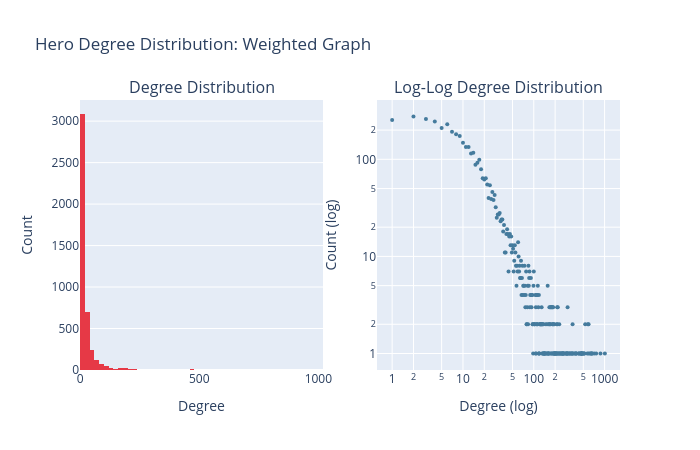

Source (notebook cell):
### Markdown cell above
#### Part 4.1: Degree Distribution 

These results were explore how connected are heroes in this network? This histogram below shows the full degree distribution, and the log-log plot reveals whether the network follows a scale-free pattern, meaning a small number heroes have vastly more connections than everyone else. This is a known property of many real-world networks and is with confirming here. 

*Degree distribution dual-plot pattern adapted from the course Holmes co-occurrence notebook.*

### Code cell
degrees = [d for _, d in G_weighted.degree()]

fig = make_subplots(rows=1, cols=2,
    subplot_titles=("Degree Distribution", "Log-Log Degree Distribution"))

# left: standard histogram
fig.add_trace(
    go.Histogram(x=degrees, nbinsx=100, marker_color="#e63946", name="Degree"),
    row=1, col=1
)

# right: log-log to check for scale-free behavior
degree_counts = Counter(degrees)
x_vals = sorted(degree_counts.keys())
y_vals = [degree_counts[x] for x in x_vals]

fig.add_trace(
    go.Scatter(x=x_vals, y=y_vals, mode="markers",
               marker=dict(color="#457b9d", size=4), name="Log-Log"),
    row=1, col=2
)

fig.update_xaxes(type="log", title_text="Degree (log)", row=1, col=2)
fig.update_yaxes(type="log", title_text="Count (log)", row=1, col=2)
fig.update_xaxes(title_text="Degree", row=1, col=1)
fig.update_yaxes(title_text="Count", row=1, col=1)

fig.update_layout(
    title_text="Hero Degree Distribution: Weighted Graph",
    showlegend=False,
    height=450,
    width=700
)
fig.show()

### Figure 1 — Plotly figure (JSON) as saved in the notebook; plotly's stock layout.template omitted (floating-point values rounded to 4 significant figures; data arrays with more than 128 entries replaced by an {"elided": "..."} marker saying what was removed)
{"data": [{"marker": {"color": "#e63946"}, "name": "Degree", "nbinsx": 100, "type": "histogram", "x": {"elided": "4465 int values"}, "xaxis": "x", "yaxis": "y"}, {"marker": {"color": "#457b9d", "size": 4}, "mode": "markers", "name": "Log-Log", "type": "scatter", "x": {"elided": "247 int values"}, "xaxis": "x2", "y": {"elided": "247 int values"}, "yaxis": "y2"}], "layout": {"annotations": [{"font": {"size": 16}, "showarrow": false, "text": "Degree Distribution", "x": 0.225, "xanchor": "center", "xref": "paper", "y": 1, "yanchor": "bottom", "yref": "paper"}, {"font": {"size": 16}, "showarrow": false, "text": "Log-Log Degree Distribution", "x": 0.775, "xanchor": "center", "xref": "paper", "y": 1, "yanchor": "bottom", "yref": "paper"}], "height": 450, "showlegend": false, "title": {"text": "Hero Degree Distribution: Weighted Graph"}, "width": 700, "xaxis": {"anchor": "y", "domain": [0, 0.45], "title": {"text": "Degree"}}, "xaxis2": {"anchor": "y2", "domain": [0.55, 1], "title": {"text": "Degree (log)"}, "type": "log"}, "yaxis": {"anchor": "x", "domain": [0, 1], "title": {"text": "Count"}}, "yaxis2": {"anchor": "x2", "domain": [0, 1], "title": {"text": "Count (log)"}, "type": "log"}}}
